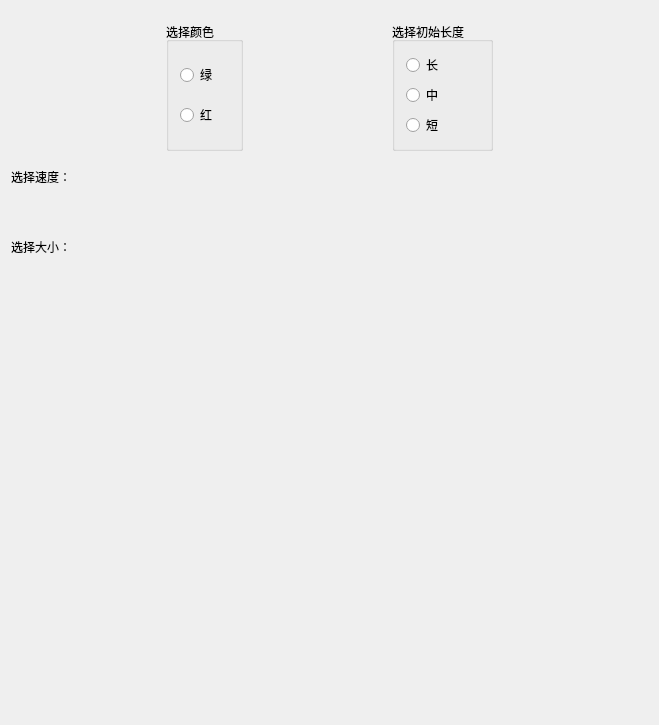
<?xml version="1.0" encoding="UTF-8"?>
<ui version="4.0">
 <class>selectClass</class>
 <widget class="QMainWindow" name="selectClass">
  <property name="geometry">
   <rect>
    <x>0</x>
    <y>0</y>
    <width>659</width>
    <height>725</height>
   </rect>
  </property>
  <property name="sizePolicy">
   <sizepolicy hsizetype="Preferred" vsizetype="Preferred">
    <horstretch>0</horstretch>
    <verstretch>0</verstretch>
   </sizepolicy>
  </property>
  <property name="windowTitle">
   <string>select</string>
  </property>
  <widget class="QWidget" name="centralWidget">
   <layout class="QVBoxLayout" name="verticalLayout_3">
    <item>
     <widget class="QWidget" name="widget" native="true">
      <layout class="QHBoxLayout" name="horizontalLayout">
       <item>
        <spacer name="horizontalSpacer">
         <property name="orientation">
          <enum>Qt::Orientation::Horizontal</enum>
         </property>
         <property name="sizeHint" stdset="0">
          <size>
           <width>40</width>
           <height>20</height>
          </size>
         </property>
        </spacer>
       </item>
       <item>
        <widget class="QGroupBox" name="choosecolor">
         <property name="title">
          <string>选择颜色</string>
         </property>
         <layout class="QVBoxLayout" name="verticalLayout">
          <item>
           <widget class="QRadioButton" name="greencheck">
            <property name="text">
             <string>绿</string>
            </property>
           </widget>
          </item>
          <item>
           <widget class="QRadioButton" name="redcheck">
            <property name="text">
             <string>红</string>
            </property>
           </widget>
          </item>
         </layout>
        </widget>
       </item>
       <item>
        <spacer name="horizontalSpacer_3">
         <property name="orientation">
          <enum>Qt::Orientation::Horizontal</enum>
         </property>
         <property name="sizeHint" stdset="0">
          <size>
           <width>40</width>
           <height>20</height>
          </size>
         </property>
        </spacer>
       </item>
       <item>
        <widget class="QGroupBox" name="chooselength">
         <property name="title">
          <string>选择初始长度</string>
         </property>
         <layout class="QVBoxLayout" name="verticalLayout_2">
          <item>
           <widget class="QRadioButton" name="long_2">
            <property name="text">
             <string>长</string>
            </property>
           </widget>
          </item>
          <item>
           <widget class="QRadioButton" name="normal">
            <property name="text">
             <string>中</string>
            </property>
           </widget>
          </item>
          <item>
           <widget class="QRadioButton" name="short_2">
            <property name="text">
             <string>短</string>
            </property>
           </widget>
          </item>
         </layout>
        </widget>
       </item>
       <item>
        <spacer name="horizontalSpacer_2">
         <property name="orientation">
          <enum>Qt::Orientation::Horizontal</enum>
         </property>
         <property name="sizeHint" stdset="0">
          <size>
           <width>40</width>
           <height>20</height>
          </size>
         </property>
        </spacer>
       </item>
      </layout>
     </widget>
    </item>
    <item>
     <widget class="QLabel" name="label">
      <property name="text">
       <string>选择速度：</string>
      </property>
     </widget>
    </item>
    <item>
     <spacer name="verticalSpacer_2">
      <property name="orientation">
       <enum>Qt::Orientation::Vertical</enum>
      </property>
      <property name="sizeHint" stdset="0">
       <size>
        <width>20</width>
        <height>40</height>
       </size>
      </property>
     </spacer>
    </item>
    <item>
     <widget class="QLabel" name="label_2">
      <property name="text">
       <string>选择大小：</string>
      </property>
     </widget>
    </item>
    <item>
     <spacer name="verticalSpacer_11">
      <property name="orientation">
       <enum>Qt::Orientation::Vertical</enum>
      </property>
      <property name="sizeHint" stdset="0">
       <size>
        <width>20</width>
        <height>40</height>
       </size>
      </property>
     </spacer>
    </item>
    <item>
     <spacer name="verticalSpacer_10">
      <property name="orientation">
       <enum>Qt::Orientation::Vertical</enum>
      </property>
      <property name="sizeHint" stdset="0">
       <size>
        <width>20</width>
        <height>40</height>
       </size>
      </property>
     </spacer>
    </item>
    <item>
     <spacer name="verticalSpacer_8">
      <property name="orientation">
       <enum>Qt::Orientation::Vertical</enum>
      </property>
      <property name="sizeHint" stdset="0">
       <size>
        <width>20</width>
        <height>40</height>
       </size>
      </property>
     </spacer>
    </item>
    <item>
     <spacer name="verticalSpacer_9">
      <property name="orientation">
       <enum>Qt::Orientation::Vertical</enum>
      </property>
      <property name="sizeHint" stdset="0">
       <size>
        <width>20</width>
        <height>40</height>
       </size>
      </property>
     </spacer>
    </item>
    <item>
     <spacer name="verticalSpacer_7">
      <property name="orientation">
       <enum>Qt::Orientation::Vertical</enum>
      </property>
      <property name="sizeHint" stdset="0">
       <size>
        <width>20</width>
        <height>40</height>
       </size>
      </property>
     </spacer>
    </item>
    <item>
     <spacer name="verticalSpacer_6">
      <property name="orientation">
       <enum>Qt::Orientation::Vertical</enum>
      </property>
      <property name="sizeHint" stdset="0">
       <size>
        <width>20</width>
        <height>40</height>
       </size>
      </property>
     </spacer>
    </item>
    <item>
     <spacer name="verticalSpacer_5">
      <property name="orientation">
       <enum>Qt::Orientation::Vertical</enum>
      </property>
      <property name="sizeHint" stdset="0">
       <size>
        <width>20</width>
        <height>40</height>
       </size>
      </property>
     </spacer>
    </item>
    <item>
     <spacer name="verticalSpacer_4">
      <property name="orientation">
       <enum>Qt::Orientation::Vertical</enum>
      </property>
      <property name="sizeHint" stdset="0">
       <size>
        <width>20</width>
        <height>40</height>
       </size>
      </property>
     </spacer>
    </item>
    <item>
     <spacer name="verticalSpacer_3">
      <property name="orientation">
       <enum>Qt::Orientation::Vertical</enum>
      </property>
      <property name="sizeHint" stdset="0">
       <size>
        <width>20</width>
        <height>40</height>
       </size>
      </property>
     </spacer>
    </item>
    <item>
     <spacer name="verticalSpacer">
      <property name="orientation">
       <enum>Qt::Orientation::Vertical</enum>
      </property>
      <property name="sizeHint" stdset="0">
       <size>
        <width>20</width>
        <height>40</height>
       </size>
      </property>
     </spacer>
    </item>
   </layout>
  </widget>
 </widget>
 <layoutdefault spacing="6" margin="11"/>
 <resources/>
 <connections/>
</ui>
